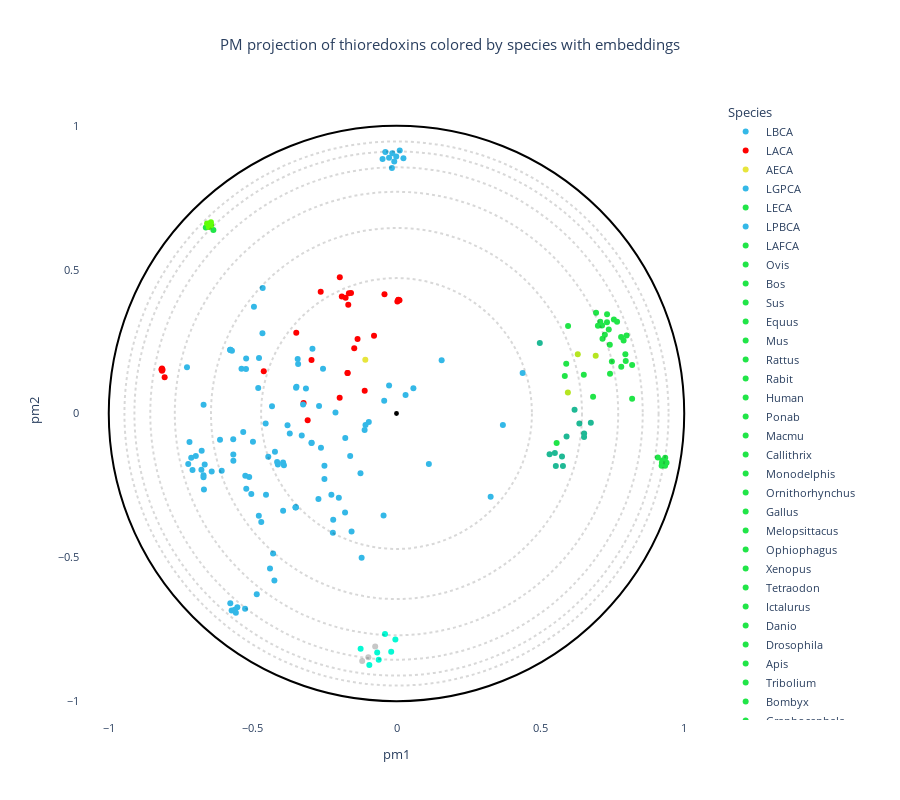

The cell this chart's notebook holds for it:
### Code cell
# OPTIONS =================================================
#Here you can set different parameters to color & annotate the resulting projection:
if embed :
    title = "PM projection of thioredoxins colored by species with embeddings"  
else :
    title = "PM projection of thioredoxins colored by species without embeddings"  
#----------------------------------------------------------
# Select the coloring from annotation .csv file:
labels_name = "Species"
# Select classes to label among the "labels_name" or "second_labels_name" column (comma separated list):
second_labels_name = ""
labels_text = []
show_text = False
#----------------------------------------------------------
# Use a custom color palette:
color_palette = trx_palette #Default: None
use_custom_palette = True
#==========================================================


#Check projection visualization parameters
#Labels name
if labels_name == "":
    labels_name = None
elif labels_name not in annotation_names:
    raise NameError(f"labels_name {labels_name} is not in the availables annotations.\nAvailables annotations: {annotation_names}")
#Second labels name
if second_labels_name == "":
    second_labels_name = None
elif second_labels_name not in annotation_names:
    raise NameError(f'"second_labels_name" {second_labels_name} is not in the availables annotations.\nAvailables annotations: {annotation_names}')

if not use_custom_palette:
    color_palette = None

#Plot graph
fig = plot_embedding_interactive(df_embedding, 
                                 labels_name = labels_name,
                                 second_labels_name = second_labels_name, 
                                 show_text = show_text,
                                 labels_text = labels_text,
                                 color_palette = color_palette, 
                                 title = title, 
                                 fontsize = 11)
fig.show()
